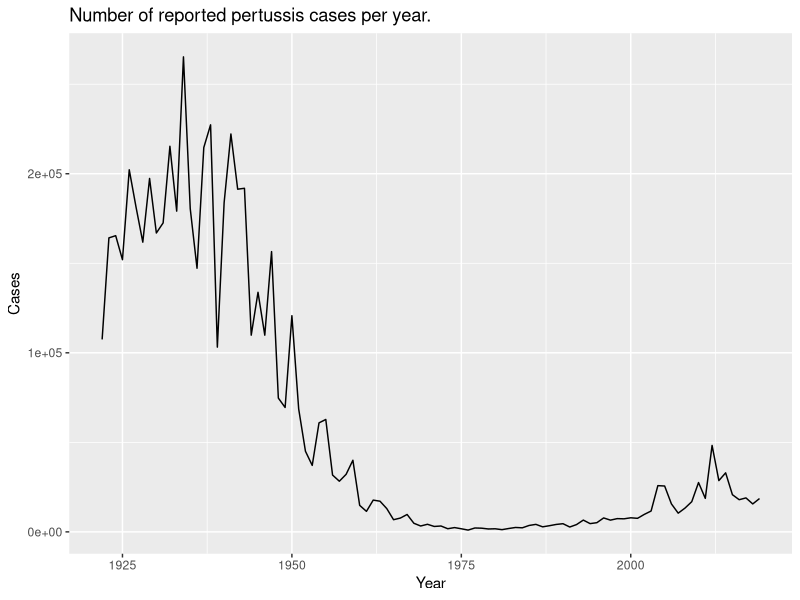
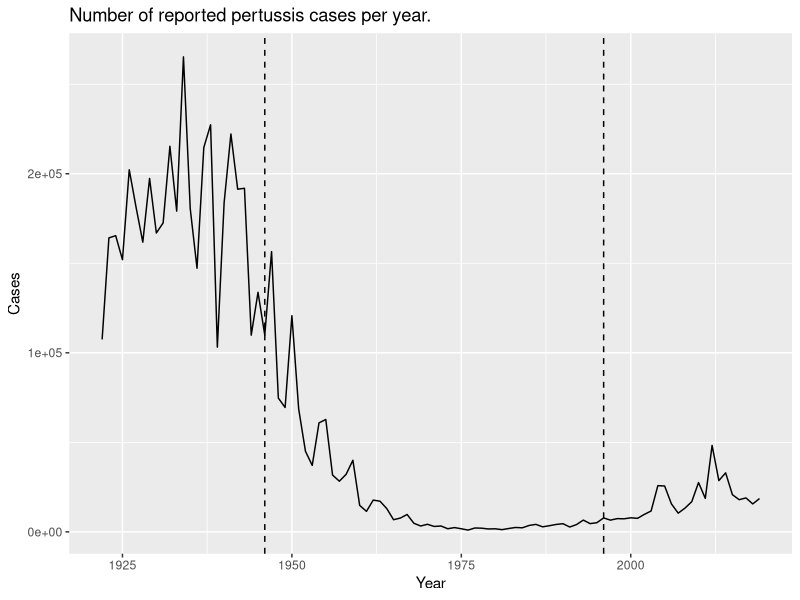

Write R code to recreate these figures, in order. (Note: this script raises an error after producing the figures.)
## ---- chunk 1
cdc <- data.frame(
                          Year = c(1922L,
                                   1923L,1924L,1925L,1926L,1927L,1928L,
                                   1929L,1930L,1931L,1932L,1933L,1934L,1935L,
                                   1936L,1937L,1938L,1939L,1940L,1941L,
                                   1942L,1943L,1944L,1945L,1946L,1947L,1948L,
                                   1949L,1950L,1951L,1952L,1953L,1954L,
                                   1955L,1956L,1957L,1958L,1959L,1960L,
                                   1961L,1962L,1963L,1964L,1965L,1966L,1967L,
                                   1968L,1969L,1970L,1971L,1972L,1973L,
                                   1974L,1975L,1976L,1977L,1978L,1979L,1980L,
                                   1981L,1982L,1983L,1984L,1985L,1986L,
                                   1987L,1988L,1989L,1990L,1991L,1992L,1993L,
                                   1994L,1995L,1996L,1997L,1998L,1999L,
                                   2000L,2001L,2002L,2003L,2004L,2005L,
                                   2006L,2007L,2008L,2009L,2010L,2011L,2012L,
                                   2013L,2014L,2015L,2016L,2017L,2018L,
                                   2019L),
  Cases = c(107473,
                                   164191,165418,152003,202210,181411,
                                   161799,197371,166914,172559,215343,179135,
                                   265269,180518,147237,214652,227319,103188,
                                   183866,222202,191383,191890,109873,
                                   133792,109860,156517,74715,69479,120718,
                                   68687,45030,37129,60886,62786,31732,28295,
                                   32148,40005,14809,11468,17749,17135,
                                   13005,6799,7717,9718,4810,3285,4249,
                                   3036,3287,1759,2402,1738,1010,2177,2063,
                                   1623,1730,1248,1895,2463,2276,3589,
                                   4195,2823,3450,4157,4570,2719,4083,6586,
                                   4617,5137,7796,6564,7405,7298,7867,
                                   7580,9771,11647,25827,25616,15632,10454,
                                   13278,16858,27550,18719,48277,28639,
                                   32971,20762,17972,18975,15609,18617)
)
## ---- chunk 2
library(ggplot2)
baseplot <- ggplot(cdc) +
  aes(x = Year, y = Cases) +
  geom_line() +
  labs(title = "Number of reported pertussis cases per year.")

baseplot
  
## ---- chunk 3
baseplot + geom_vline(xintercept = 1946, linetype = 2) +
  geom_vline(xintercept = 1996, linetype = 2)
  
## ---- chunk 4
library(jsonlite)
subject <- read_json("https://www.cmi-pb.org/api/subject", simplifyVector = TRUE) 

head(subject)
## ---- chunk 5
table(subject$infancy_vac)
## ---- chunk 6
table(subject$biological_sex)
## ---- chunk 7
table(subject$race, subject$biological_sex)
## ---- chunk 8
library(lubridate)
today()
today() - ymd("2000-01-01")
time_length( today() - ymd("2000-01-01"),  "years")
## ---- chunk 9
subject$age <- today() - ymd(subject$year_of_birth)
library(dplyr)

ap <- subject %>% filter(infancy_vac == "aP")

round( summary( time_length( ap$age, "years" ) ) )
## ---- chunk 10
wp <- subject %>% filter(infancy_vac == "wP")
round( summary( time_length( wp$age, "years" ) ) )
## ---- chunk 11
int <- ymd(subject$date_of_boost) - ymd(subject$year_of_birth)
age_at_boost <- time_length(int, "year")
head(age_at_boost)
## ---- chunk 12
ggplot(subject) +
  aes(time_length(age, "year"),
      fill=as.factor(infancy_vac)) +
  geom_histogram(show.legend=FALSE) +
  facet_wrap(vars(infancy_vac), nrow=2) 
## ---- chunk 13
specimen <- read_json("https://www.cmi-pb.org/api//specimen", simplifyVector = TRUE) 
titer <- read_json("https://www.cmi-pb.org/api/ab_titer", simplifyVector = TRUE) 
## ---- chunk 14
meta <- inner_join(specimen, subject)
dim(meta)
head(meta)
## ---- chunk 15
abdata <- inner_join(titer, meta)
dim(abdata)
## ---- chunk 16
table(abdata$isotype)
## ---- chunk 17
table(abdata$visit)
## ---- chunk 18
ig1 <- abdata %>% filter(isotype == "IgG1", visit!=8)
head(ig1)
## ---- chunk 19
ggplot(ig1)+
  aes(MFI, antigen) +
  geom_boxplot() +
  facet_wrap(vars(visit), nrow=2)
## ---- chunk 20
ggplot(ig1)+
  aes(MFI, antigen) +
  geom_boxplot() +
  facet_wrap(vars(infancy_vac,), nrow=2)
